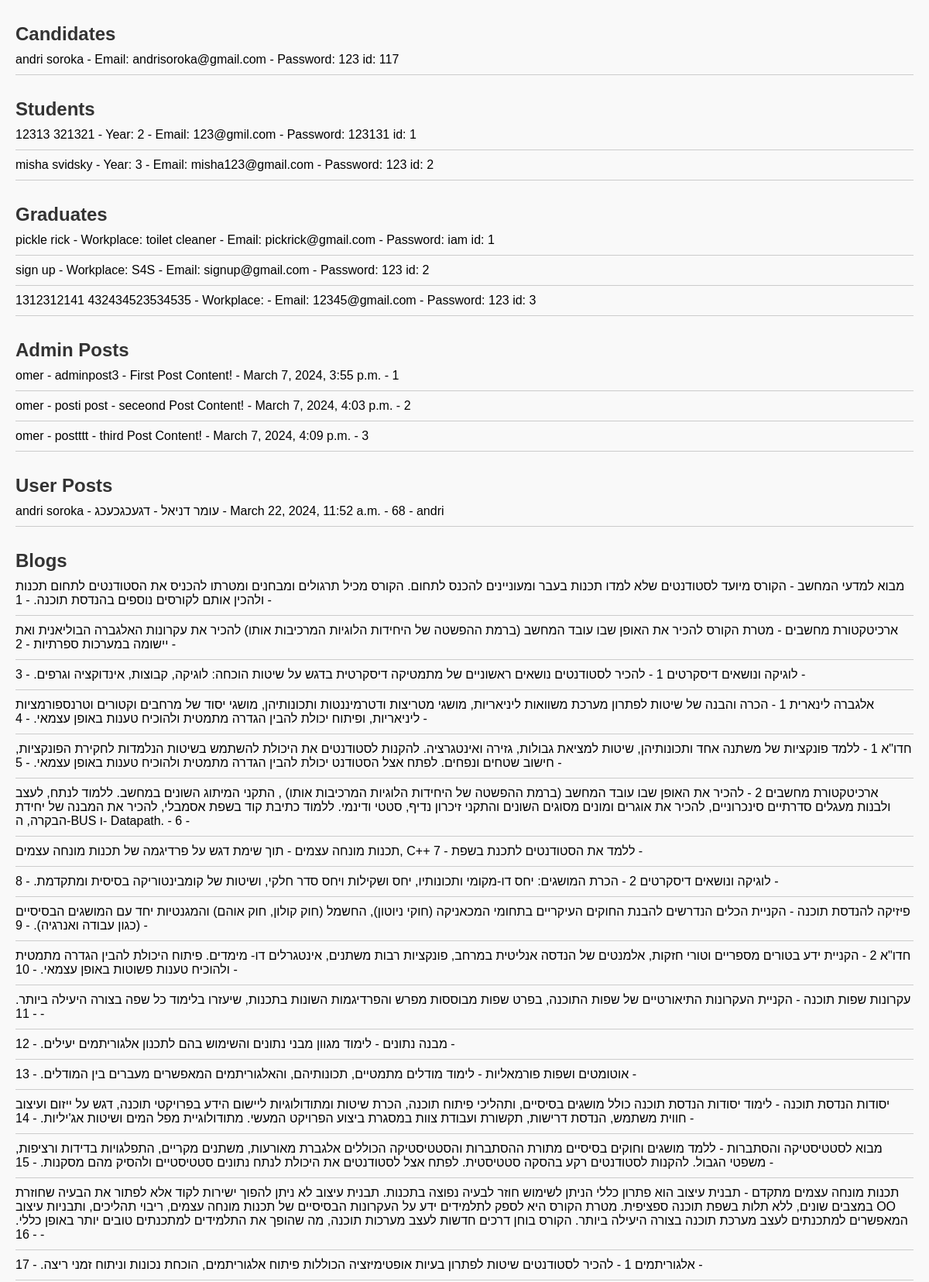
The app's page /data/ (upper part) with its own data.
### S4S/models.py (models this page shows, shortened)
class Candidate(models.Model):
    first_name = models.CharField(max_length=100)
    last_name = models.CharField(max_length=100)
    email = models.EmailField(max_length=254)
    password = models.CharField(max_length=100)

class Student(models.Model):
    first_name = models.CharField(max_length=100)
    last_name = models.CharField(max_length=100)
    select_year = models.IntegerField()
    email = models.EmailField(max_length=254)
    password = models.CharField(max_length=100)

class Graduate(models.Model):
    first_name = models.CharField(max_length=100)
    last_name = models.CharField(max_length=100)
    work_place = models.CharField(max_length=20)
    email = models.EmailField(max_length=254)
    password = models.CharField(max_length=100)

class Post(models.Model):
    title = models.CharField(max_length=100)
    content = models.TextField()
    date_posted = models.DateTimeField(default=timezone.now)
    author = models.ForeignKey(User, on_delete=models.CASCADE)
    blog = models.ForeignKey('Blog', on_delete=models.CASCADE, null=True)

class Post2(models.Model):
    title = models.CharField(max_length=100)
    user_name = models.CharField(default="none", max_length=100)
    content = models.TextField()
    date_posted = models.DateTimeField(default=timezone.now)
    blog = models.ForeignKey('Blog', on_delete=models.CASCADE, null=True)
    candidate = models.ForeignKey('Candidate', on_delete=models.CASCADE, null=True, blank=True)
    student = models.ForeignKey('Student', on_delete=models.CASCADE, null=True, blank=True)
    graduate = models.ForeignKey('Graduate', on_delete=models.CASCADE, null=True, blank=True)
    likes_count = models.IntegerField(default=0)
    comment_count = models.IntegerField(default=0)

class Blog(models.Model):
    title = models.CharField(max_length=100)
    description = models.TextField(default='No description')

### S4S/DataVisuals.py (the view)
# urls.py: path('data/', DataVisuals.display_data, name='data'),
def display_data(request):
    candidates = Candidate.objects.all()
    students = Student.objects.all()
    graduates = Graduate.objects.all()
    posts = Post.objects.all()
    posts2 = Post2.objects.all()
    blogs = Blog.objects.all()
    return render(request, 'display_data.html', {'candidates': candidates, 'students': students,
                                                 'graduates': graduates, 'posts': posts, 'posts2': posts2 , 'blogs': blogs } )

### templates/display_data.html (shortened to what this page needs)
<!DOCTYPE html>
<html lang="en">
<head>
</head>
<body>
    <h1>Candidates</h1>
    <ul>
        {% for candidate in candidates %}
        <li>{{ candidate.first_name }} {{ candidate.last_name }} - Email: {{ candidate.email }}
            - Password: {{ candidate.password }} id: {{ candidate.id }}</li>
        {% endfor %}
    </ul>
    <h1>Students</h1>
    <ul>
        {% for student in students %}
        <li>{{ student.first_name }} {{ student.last_name }} - Year: {{ student.select_year }} - Email: {{ student.email }}
            - Password: {{ student.password }} id: {{ student.id }}</li>
        {% endfor %}
    </ul>
    <h1>Graduates</h1>
    <ul>
        {% for graduate in graduates %}
        <li>{{ graduate.first_name }} {{ graduate.last_name }} - Workplace: {{ graduate.work_place }}
            - Email: {{ graduate.email }} - Password: {{ graduate.password }} id: {{ graduate.id }}</li>
        {% endfor %}
    </ul>
    <h1>Admin Posts</h1>
    <ul>
        {% for post in posts %}
        <li>{{ post.author }} - {{ post.title }} - {{ post.content }} - {{ post.date_posted }} - {{ post.id }}</li>
        {% endfor %}
    </ul>
    <h1>User Posts</h1>
    <ul>
        {% for post2 in posts2 %}
        <li>{{ post2.user_name }} - {{ post2.title }} - {{ post2.content }}
            - {{ post2.date_posted }} - {{ post2.id }} - {{ post2.candidate.first_name }}</li>
        {% endfor %}
    </ul>
 <h1>Blogs</h1>
    <ul>
        {% for blog in blogs %}
        <li>{{ blog.title }} - {{ blog.description }} - {{ blog.id }} - </li>
        {% endfor %}
    </ul>
</body>
</html>

### templates/display_data.html (style rules this page uses)
body { font-family: Arial, sans-serif; margin: 20px; padding: 0; background-color: #f9f9f9; }
h1 { color: #333; font-size: 24px; margin-top: 30px; margin-bottom: 10px; }
ul { list-style: none; padding: 0; margin: 0; }
li { margin-bottom: 10px; border-bottom: 1px solid #ccc; padding-bottom: 10px; }

### records on screen
Candidate: first_name "andri", last_name "soroka", email "andrisoroka@gmail.com", password "123", id "117"
Student: first_name "12313", last_name "321321", select_year "2", email "123@gmil.com", password "123131", id "1"
Student: first_name "misha", last_name "svidsky", select_year "3", email "misha123@gmail.com", password "123", id "2"
Graduate: first_name "pickle", last_name "rick", work_place "toilet cleaner", email "pickrick@gmail.com", password "iam", id "1"
Graduate: first_name "sign", last_name "up", work_place "S4S", email "signup@gmail.com", password "123", id "2"
Graduate: first_name "1312312141", last_name "432434523534535", email "12345@gmail.com", password "123", id "3"
Post: author "omer", title "adminpost3", content "First Post Content!", date_posted "March 7, 2024, 3:55 p.m.", id "1"
Post: author "omer", title "posti post", content "seceond Post Content!", date_posted "March 7, 2024, 4:03 p.m.", id "2"
Post: author "omer", title "postttt", content "third Post Content!", date_posted "March 7, 2024, 4:09 p.m.", id "3"
Post2: user_name "andri soroka", title "עומר דניאל", content "דגעכגכעכג", date_posted "March 22, 2024, 11:52 a.m.", id "68", candidate.first_name "andri"
Blog: title "מבוא למדעי המחשב", description "הקורס מיועד לסטודנטים שלא למדו תכנות בעבר ומעוניינים להכנס לתחום. הקורס מכיל תרגולים ומבחנים ומטרתו להכניס את הסטודנטים לתחום תכנות ולהכין אותם לקורסים נוספים בהנדסת תוכנה.", id "1"
Blog: title "ארכיטקטורת מחשבים", description "מטרת הקורס להכיר את האופן שבו עובד המחשב (ברמת ההפשטה של היחידות הלוגיות המרכיבות אותו) להכיר את עקרונות האלגברה הבוליאנית ואת יישומה במערכות ספרתיות", id "2"
Blog: description "להכיר לסטודנטים נושאים ראשוניים של מתמטיקה דיסקרטית בדגש על שיטות הוכחה: לוגיקה, קבוצות, אינדוקציה וגרפים.", id "3"
Blog: description "הכרה והבנה של שיטות לפתרון מערכת משוואות ליניאריות, מושגי מטריצות ודטרמיננטות ותכונותיהן, מושגי יסוד של מרחבים וקטורים וטרנספורמציות ליניאריות, ופיתוח יכולת להבין הגדרה מתמטית ולהוכיח טענות באופן עצמאי.", id "4"
Blog: description "ללמד פונקציות של משתנה אחד ותכונותיהן, שיטות למציאת גבולות, גזירה ואינטגרציה. להקנות לסטודנטים את היכולת להשתמש בשיטות הנלמדות לחקירת הפונקציות, חישוב שטחים ונפחים. לפתח אצל הסטודנט יכולת להבין הגדרה מתמטית ולהוכיח טענות באופן עצמאי.", id "5"
Blog: description "להכיר את האופן שבו עובד המחשב (ברמת ההפשטה של היחידות הלוגיות המרכיבות אותו) , התקני המיתוג השונים במחשב. ללמוד לנתח, לעצב ולבנות מעגלים סדרתיים סינכרוניים, להכיר את אוגרים ומונים מסוגים השונים והתקני זיכרון נדיף, סטטי ודינמי. ללמוד כתיבת קוד בשפת אסמבלי, להכיר את המבנה של יחידת הבקרה, ה-BUS ו- Datapath.", id "6"
Blog: title "תכנות מונחה עצמים", description "תוך שימת דגש על פרדיגמה של תכנות מונחה עצמים, C++ ללמד את הסטודנטים לתכנת בשפת", id "7"
Blog: title "לוגיקה ונושאים דיסקרטים 2", description "הכרת המושגים: יחס דו-מקומי ותכונותיו, יחס ושקילות ויחס סדר חלקי, ושיטות של קומבינטוריקה בסיסית ומתקדמת.", id "8"
Blog: title "פיזיקה להנדסת תוכנה", description "הקניית הכלים הנדרשים להבנת החוקים העיקריים בתחומי המכאניקה (חוקי ניוטון), החשמל (חוק קולון, חוק אוהם) והמגנטיות יחד עם המושגים הבסיסיים (כגון עבודה ואנרגיה).", id "9"
Blog: description "הקניית ידע בטורים מספריים וטורי חזקות, אלמנטים של הנדסה אנליטית במרחב, פונקציות רבות משתנים, אינטגרלים דו- מימדים. פיתוח היכולת להבין הגדרה מתמטית ולהוכיח טענות פשוטות באופן עצמאי.", id "10"
Blog: title "עקרונות שפות תוכנה", description "הקניית העקרונות התיאורטיים של שפות התוכנה, בפרט שפות מבוססות מפרש והפרדיגמות השונות בתכנות, שיעזרו בלימוד כל שפה בצורה היעילה ביותר.", id "11"
Blog: title "מבנה נתונים", description "לימוד מגוון מבני נתונים והשימוש בהם לתכנון אלגוריתמים יעילים.", id "12"
Blog: title "אוטומטים ושפות פורמאליות", description "לימוד מודלים מתמטיים, תכונותיהם, והאלגוריתמים המאפשרים מעברים בין המודלים.", id "13"
Blog: title "יסודות הנדסת תוכנה", description "לימוד יסודות הנדסת תוכנה כולל מושגים בסיסיים, ותהליכי פיתוח תוכנה, הכרת שיטות ומתודולוגיות ליישום הידע בפרויקטי תוכנה, דגש על ייזום ועיצוב חווית משתמש, הנדסת דרישות, תקשורת ועבודת צוות במסגרת ביצוע הפרויקט המעשי. מתודולוגיית מפל המים ושיטות אג'יליות.", id "14"
Blog: title "מבוא לסטטיסטיקה והסתברות", description "ללמד מושגים וחוקים בסיסיים מתורת ההסתברות והסטטיסטיקה הכוללים אלגברת מאורעות, משתנים מקריים, התפלגויות בדידות ורציפות, משפטי הגבול. להקנות לסטודנטים רקע בהסקה סטטיסטית. לפתח אצל לסטודנטים את היכולת לנתח נתונים סטטיסטיים ולהסיק מהם מסקנות.", id "15"
Blog: title "תכנות מונחה עצמים מתקדם", description "תבנית עיצוב הוא פתרון כללי הניתן לשימוש חוזר לבעיה נפוצה בתכנות. תבנית עיצוב לא ניתן להפוך ישירות לקוד אלא לפתור את הבעיה שחוזרת במצבים שונים, ללא תלות בשפת תוכנה ספציפית. מטרת הקורס היא לספק לתלמידים ידע על העקרונות הבסיסיים של תכנות מונחה עצמים, ריבוי תהליכים, ותבניות עיצוב OO המאפשרים למתכנתים לעצב מערכת תוכנה בצורה היעילה ביותר. הקורס בוחן דרכים חדשות לעצב מערכות תוכנה, מה שהופך את התלמידים למתכנתים טובים יותר באופן כללי.", id "16"
Blog: description "להכיר לסטודנטים שיטות לפתרון בעיות אופטימיזציה הכוללות פיתוח אלגוריתמים, הוכחת נכונות וניתוח זמני ריצה.", id "17"
